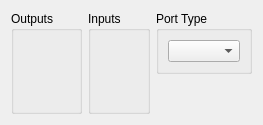
      <widget class="QWidget" name="tab_6">
       <attribute name="title">
        <string>Parallel Port 1</string>
       </attribute>
       <layout class="QGridLayout" name="gridLayout_37">
        <item row="0" column="0" rowspan="2">
         <widget class="QGroupBox" name="pp1outGB">
          <property name="title">
           <string>Outputs</string>
          </property>
          <layout class="QGridLayout" name="gridLayout_38"/>
         </widget>
        </item>
        <item row="0" column="2">
         <widget class="QGroupBox" name="groupBox">
          <property name="title">
           <string>Port Type</string>
          </property>
          <layout class="QGridLayout" name="gridLayout_31">
           <item row="0" column="0">
            <widget class="QComboBox" name="pp1typeCB"/>
           </item>
          </layout>
         </widget>
        </item>
        <item row="1" column="2">
         <spacer name="verticalSpacer_3">
          <property name="orientation">
           <enum>Qt::Vertical</enum>
          </property>
          <property name="sizeHint" stdset="0">
           <size>
            <width>20</width>
            <height>40</height>
           </size>
          </property>
         </spacer>
        </item>
        <item row="0" column="1" rowspan="2">
         <widget class="QGroupBox" name="pp1inGB">
          <property name="title">
           <string>Inputs</string>
          </property>
          <layout class="QGridLayout" name="gridLayout_39"/>
         </widget>
        </item>
       </layout>
      </widget>
